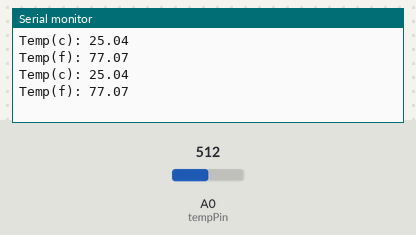
Recording of a sketch running on a simulated Arduino Uno, built with avr-gcc and run on an emulated ATmega328P. Parts: the last lines printed to the serial monitor. The inputs (shaded band) are chosen by the test bench; at power-on: A0 (tempPin) = 512.

Above: at 10.8 s.
10.9 s: A0 (tempPin) set to 716
At 20.7 s:
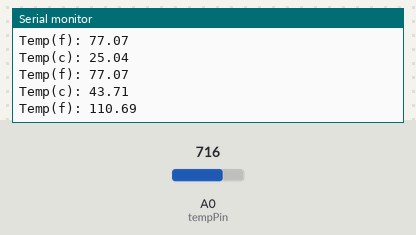
20.9 s: A0 (tempPin) set to 900
At 31.4 s:
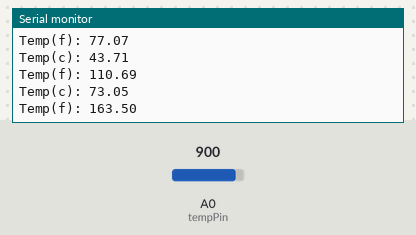
Timing chart, 0 to 32.9 s (numbered marks = the images above; inputs shaded):
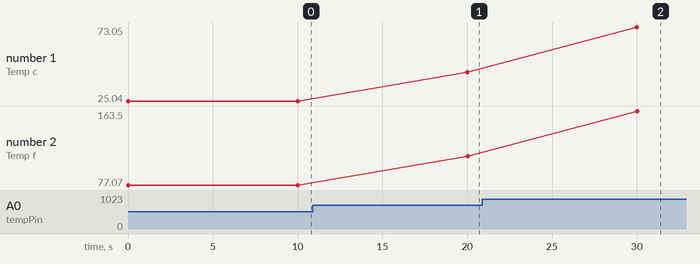

Measured:
- after the input at 10.9 s, the serial monitor: prints a new line after 9.1 s (image 1)
- after the input at 20.9 s, the serial monitor: prints a new line after 9.1 s (image 2)
- plotted number 1: 25.04 → 43.71 after the input at 10.9 s, 43.71 → 73.05 after the input at 20.9 s
- plotted number 2: 77.07 → 110.69 after the input at 10.9 s, 110.69 → 163.5 after the input at 20.9 s

The sketch:

thermistor-temp.ino
```cpp
/* Temperature sensor test using a NTC thermistor (seeed v1.2) @5v
 *
 * The resistance of a thermistor will increase when the ambient temperature decreases.
 * The detectable range of this sensor is -40 - 125ºC, and the accuracy is ±1.5ºC
 *
 * Resistance/B-Values calcaulations proivded in seeed.cc documentation
 * http://wiki.seeed.cc/Grove-Temperature_Sensor_V1.2/
 *
 * Calculation and conversions separated from loop() to test use of functions
 */

#include <math.h>

int tempPin = A0;           // pin for sensor
const int Bvalue = 4275;    // B-constant value of thermistor from datasheet

void setup() {
  Serial.begin(9600);       // for logging.  A0 doesn't need pin mode setting
}

// Calculate the temperature in Celcius from thermistor
float tempCalc(float pinInput){
  float R = 1023.0/((float)pinInput)-1.0;
  R = 100000.0*R;
  float temperature=1.0/(log(R/100000.0)/Bvalue+1/298.15)-273.15;
  return temperature;
}

// convert celcius to fahrenheit
float cToF(float celcius){
  float fahrenheit = (celcius * 1.8) + 32;
  return fahrenheit;
}

// Read the pin, call the calculation function and output
void loop() {
  float pinInput = analogRead(tempPin);
  float celcius = tempCalc(pinInput);
  Serial.print("Temp(c): "); Serial.println(celcius);
  Serial.print("Temp(f): "); Serial.println(cToF(celcius));
  delay(10000);
}
```
